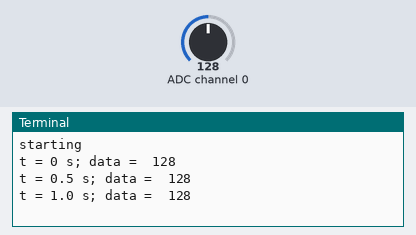
A program run on a simulated Raspberry Pi (BCM pin numbers). On the bench: the last lines printed to the terminal. The test bench sets the inputs (shaded band); at power-on: ADC channel 0 = 128 (analog values on the 0–255 scale).

Above: at 1.2 s.
1.3 s: ADC channel 0 set to 178
At 1.9 s:
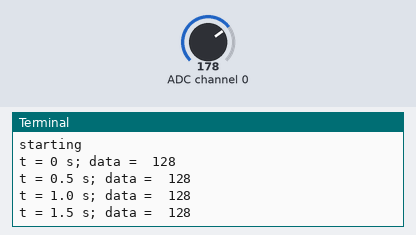
2.8 s: ADC channel 0 set to 224
At 3.4 s:
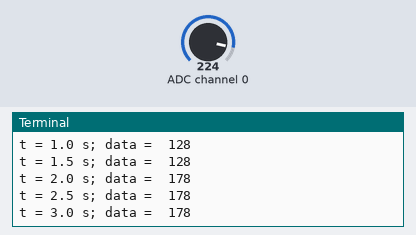
Timing chart, 0 to 5.8 s (numbered marks = the images above; inputs shaded):
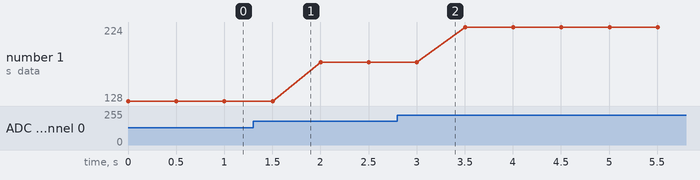

Measured:
- plotted number 1: 128 → 178 after the input at 1.3 s, 178 → 224 after the input at 2.8 s

The program:

ADC1.py
```python
# ADC1.py
# Read a value from analog input 0
# in A/D in the PCF8591P @ address 0x48

from smbus import SMBus
import sys
import RPi.GPIO as GPIO
import time

i2c_address = 0x48
channel = 0

print "starting"
bus = SMBus(1)
bus.write_byte(i2c_address, channel) # set control register
t = 0
while t <= 20:
    data = bus.read_byte(i2c_address)
    print "t =", t, "s; data = ", data
    t += 0.5
    time.sleep(0.5)  # measurement period
```
